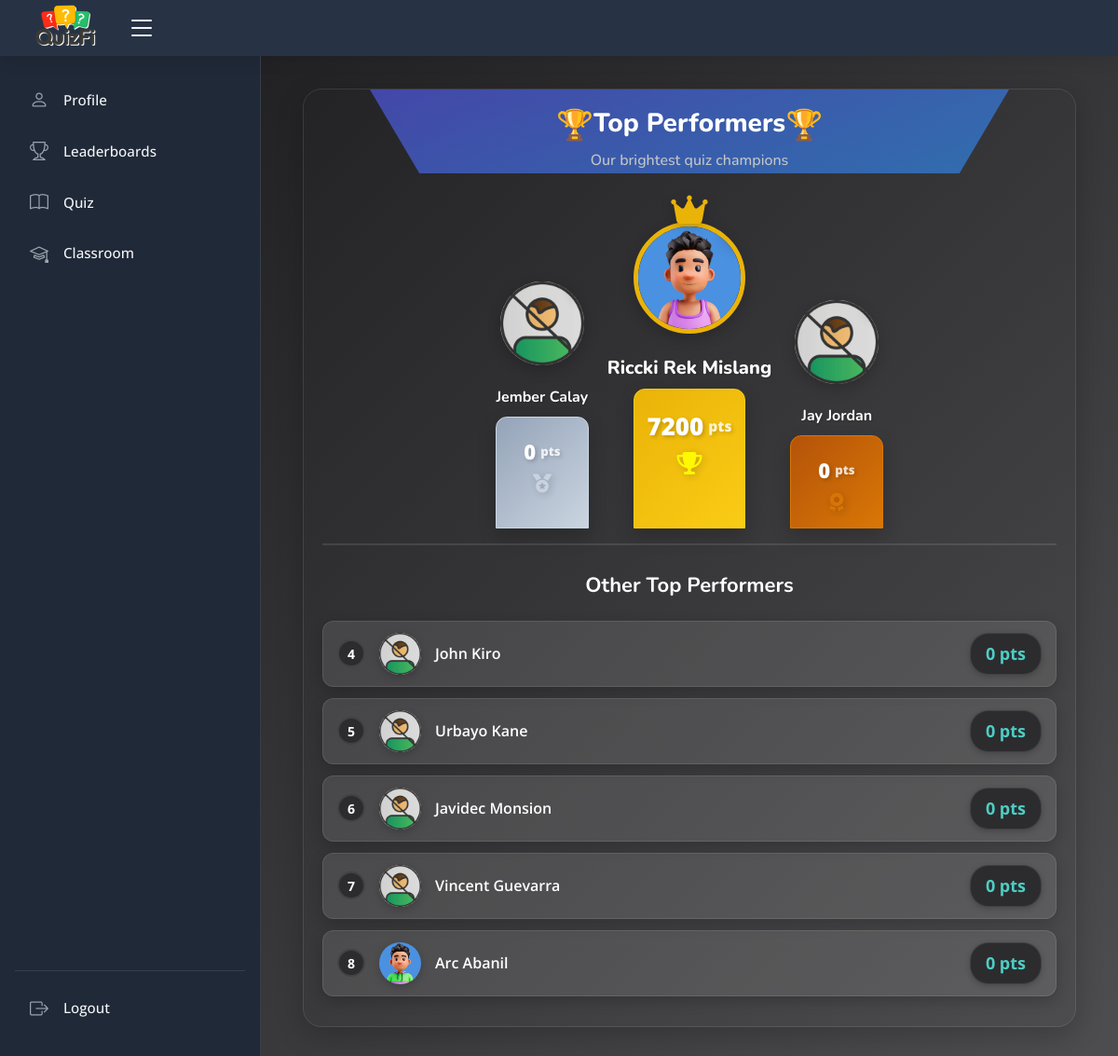
The page /students/leaderboard.php (signed in) on the database as committed earlier.
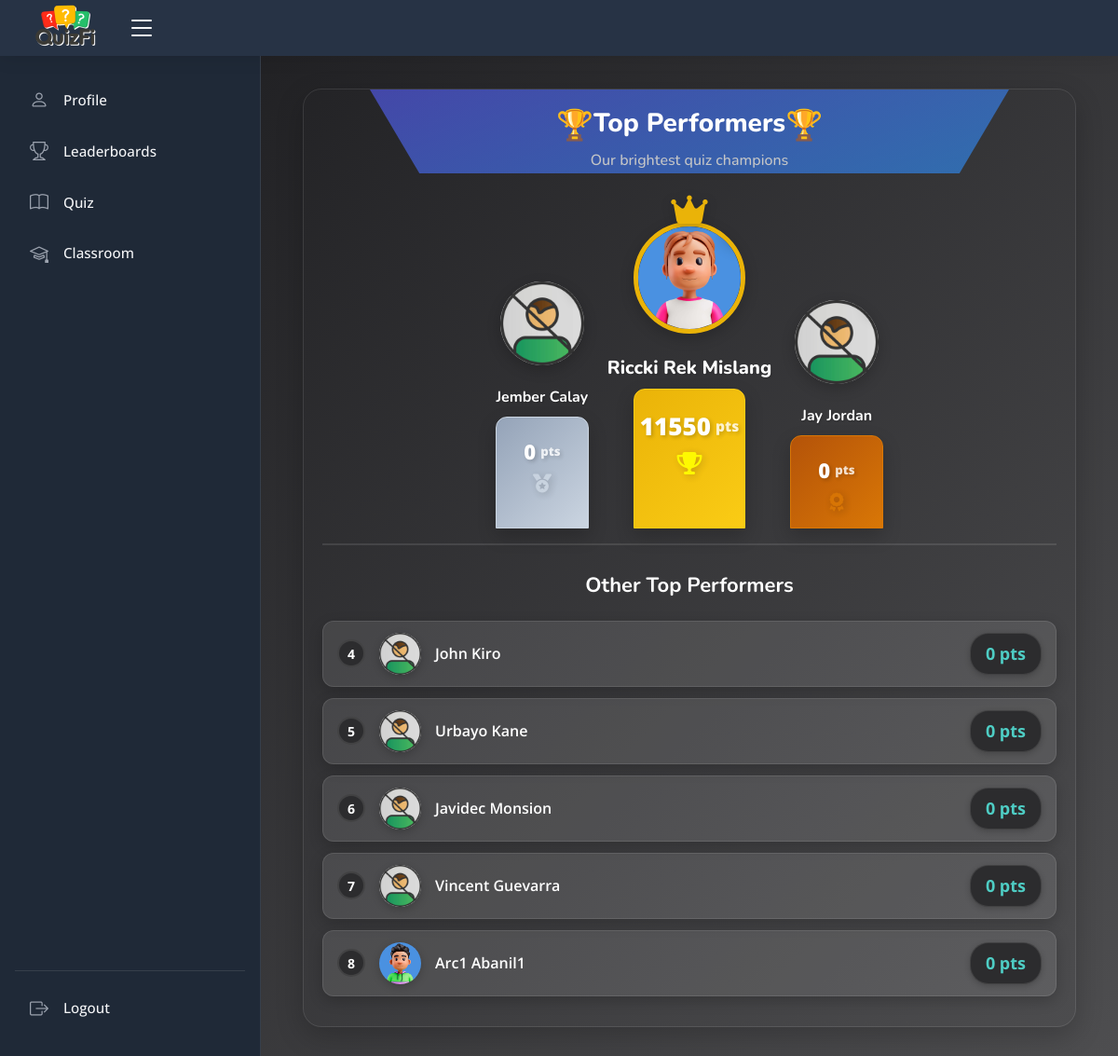
The same page on the database as committed later.
### tables this page shows
CREATE TABLE IF NOT EXISTS `students` (
  `student_id` int NOT NULL AUTO_INCREMENT,
  `user_id` int NOT NULL,
  `lastname` varchar(255) NOT NULL,
  `firstname` varchar(255) NOT NULL,
  `year` varchar(255) NOT NULL,
  `department` varchar(255) NOT NULL,
  `score` int NOT NULL DEFAULT '0',
  `duration` int NOT NULL DEFAULT '0',
  `status` enum('active','inactive') NOT NULL DEFAULT 'inactive',
  `start_time` timestamp NOT NULL,
  `ranking_id` int DEFAULT NULL,
  `ip_address` varchar(255) DEFAULT NULL,
  `profile_path` text,
  PRIMARY KEY (`student_id`),
  UNIQUE KEY `ranking_id` (`ranking_id`),
  KEY `user_id` (`user_id`)
);

### students/leaderboard.php (the view, shortened to what the changed rows need)
<?php
include('includes/header.php');
include('includes/session.php');
?>
<link rel="stylesheet" href="https://cdnjs.cloudflare.com/ajax/libs/font-awesome/6.5.1/css/all.min.css">
<link rel="stylesheet" href="css/loading-screen.css">
<link rel="stylesheet" href="css/leaderboard.css">
<body>
        <main id="main" class="main">
            <div class="leaderboard-container">
                <div class="leaderboard-header">
                    <div class="d-flex flex-row justify-content-center">
                        <h1>🏆</h1>
                        <h2>Top Performers</h2>
                        <h1>🏆</h1>
                    </div>
                </div>
                <?php
                $query = "SELECT s.*,
                     (SELECT COUNT(*) FROM students qa
                      WHERE qa.student_id = s.student_id AND qa.score IS NOT NULL) as total_quizzes,
                     (SELECT SUM(score) FROM students qa
                      WHERE qa.student_id = s.student_id) as total_score
                     FROM students s
                     WHERE (SELECT SUM(score) FROM students qa
                           WHERE qa.student_id = s.student_id) IS NOT NULL
                     ORDER BY total_score DESC
                     LIMIT 8";
                $result = $conn->query($query);
                if ($result && $result->num_rows > 0) {
                    $topStudents = array();
                    while ($row = $result->fetch_assoc()) {
                        $topStudents[] = $row;
                    }
                    ?>
                    <div class="podium-container">
                        <?php
                        for ($i = 0; $i < 3; $i++) {
                            $position = $i + 1;
                            $student = isset($topStudents[$i]) ? $topStudents[$i] : null;
                            ?>
                            <div class="podium-item position-<?php echo $position; ?>">
                                <?php if ($position == 1) { ?>
                                    <i class="fas fa-crown crown"></i>
                                <?php } ?>
                                <div class="avatar-container">
                                    <img src="<?php echo $student ? ($student['profile_path'] ?? 'assets/avatars/no-profile.jpg') : 'assets/avatars/no-profile.jpg'; ?>"
                                        alt="Player <?php echo $position; ?>">
                                    <div class="rank-badge"><?php echo $position; ?></div>
                                </div>
                                <h3 class="player-name">
                                    <?php echo $student ? $student['firstname'] . ' ' . $student['lastname'] : 'Position ' . $position; ?>
                                </h3>
                                <div class="podium-base">
                                    <div class="score" data-score="<?php echo $student ? $student['total_score'] : '0'; ?>">
                                        <?php echo $student ? $student['total_score'] : '0'; ?>
                                    </div>
                                    <?php
                                    $icon = '';
                                    switch ($position) {
                                        case 1:
                                            $icon = '<i class="fas fa-trophy"></i>';
                                            break;
                                        case 2:
                                            $icon = '<i class="fas fa-medal"></i>';
                                            break;
                                        case 3:
                                            $icon = '<i class="fas fa-award"></i>';
                                            break;
                                    }
                                    echo $icon;
                                    ?>
                                </div>
                            </div>
                            <?php
                        }
                        ?>
                    </div>
                    <?php
                } else {
                    echo "<p class='text-center'>No quiz attempts recorded yet.</p>";
                }
                ?>
                <?php if (count($topStudents) > 3) { ?>
                    <div class="remaining-leaders">
                        <h2>Other Top Performers</h2>
                        <div class="leaders-list">
                            <?php
                            for ($i = 3; $i < count($topStudents); $i++) {
                                $position = $i + 1;
                                $student = $topStudents[$i];
                                ?>
                                <div class="leader-item">
                                    <div class="leader-rank"><?php echo $position; ?></div>
                                    <div class="leader-avatar">
                                        <img src="<?php echo $student ? ($student['profile_path'] ?? 'assets/avatars/no-profile.jpg') : 'assets/avatars/no-profile.jpg'; ?>"
                                            alt="Player <?php echo $position; ?>">
                                    </div>
                                    <div class="leader-info">
                                        <div class="leader-name">
                                            <?php echo $student['firstname'] . ' ' . $student['lastname']; ?>
                                        </div>
                                        <div class="leader-score" data-score="<?php echo $student['total_score']; ?>">
                                            <?php echo $student['total_score']; ?> pts
                                        </div>
                                    </div>
                                </div>
                            <?php } ?>
                        </div>
                    </div>
                <?php } ?>
            </div>
        </main>
</body>
</html>

Rows that differ between the two databases and show on the page:
changed students "Riccki Rek": profile_path: a different picture; total_score "7200" → "11550"
changed students: firstname "Arc" → "Arc1"; lastname "Abanil" → "Abanil1"
